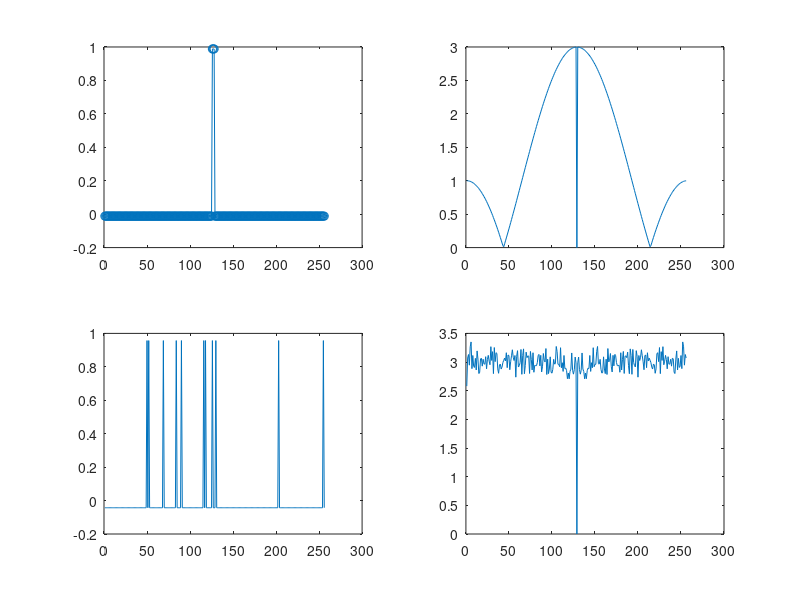

MATLAB code for this plot:
function simplefts(varargin)

nf = 2;
w = 256;
bw = 2;
j = 1;
group = 0;
while j <= length(varargin)
    if strncmpi(varargin{j},'bw',2)
        j = j+1;
        bw = varargin{j};
    elseif strncmpi(varargin{j},'group',4)
        j = j+1;
        group = varargin{j};
    end
    j = j+1;
end

if group == 1
    nf = 4;
    im = zeros(w,1);
    im(round(w/2)) = 1;
    im = im - mean(im);
    showft(im,nf, 1);

    im = zeros(w,1);
    im(round(w/2)-1:round(w/2)) = 1;
    im = im - mean(im);
    showft(im,nf, 2);

    im = zeros(w,1);
    im(round(w/2)-1:round(w/2)+2) = 1;
    im = im - mean(im);
    showft(im,nf, 3);

    im = zeros(w,1);
    im(1:round(w/2)) = 1;
    im = im - mean(im);
    showft(im,nf, 4);
else    
    
    
im = zeros(w,1);
im(round(w/2)-bw:round(w/2)) = 1;
im = im - mean(im);
showft(im,nf, 1);

for j = 1:100
im = rand(w,1) > 0.95;
im = im - mean(im);
pwr(j,:) = abs(fft(im));
end
subplot(nf,2,3);
plot(im);
subplot(nf,2,4);
plot(fftshift(mean(pwr)));
%showft(im,nf, 2);
end

function showft(im, nf, n)
n = n-1;
subplot(nf,2,n*2+1);
plot(im,'o-');
subplot(nf,2,(n*2)+2);
plot(fftshift(abs(fft(im))));
